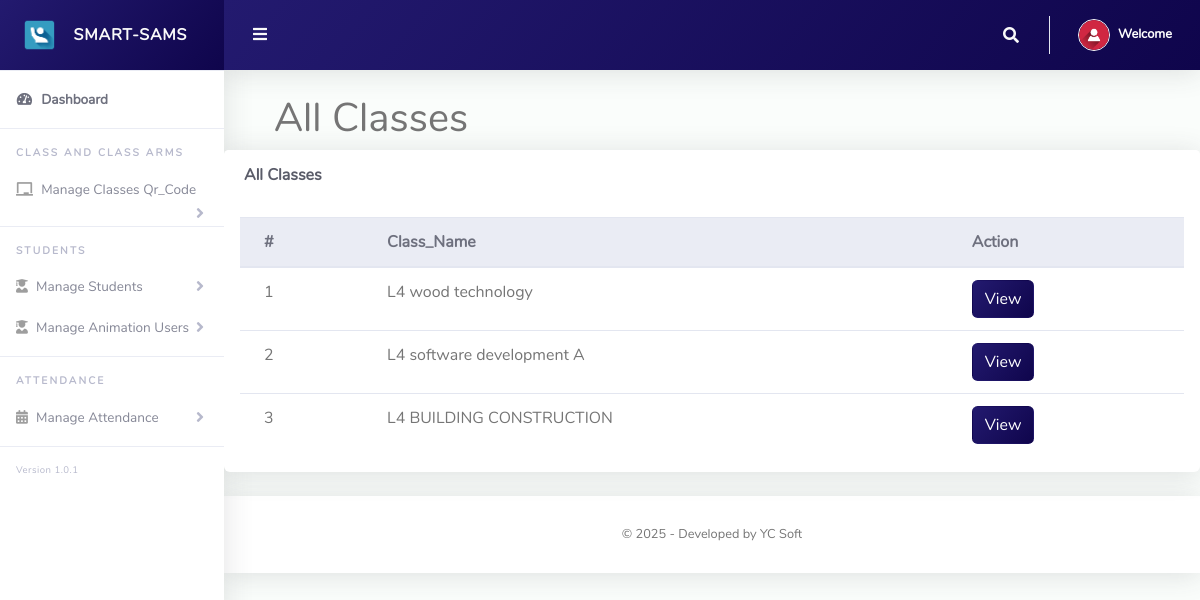
Page /Admin/view2.php (signed in) on the committed database.
### tables this page shows
CREATE TABLE `tblclass` (
  `Id` int(10) NOT NULL,
  `level` varchar(255) NOT NULL,
  `className` varchar(255) NOT NULL,
  `totalStudents` int(255) NOT NULL,
  `boys` int(255) NOT NULL,
  `girls` int(255) NOT NULL,
  `school` varchar(255) NOT NULL
);

### Admin/view2.php (the view, shortened to what this page needs)
<?php
include '../Includes/dbcon.php';
?>
<!DOCTYPE html>
<html lang="en">
<head>
  <link href="../vendor/fontawesome-free/css/all.min.css" rel="stylesheet" type="text/css">
  <link href="../vendor/bootstrap/css/bootstrap.min.css" rel="stylesheet" type="text/css">
  <link href="css/ruang-admin.min.css" rel="stylesheet">
</head>
<body id="page-top">
  <div id="wrapper">
      <?php include "Includes/sidebar.php";?>
    <div id="content-wrapper" class="d-flex flex-column">
      <div id="content">
       <?php include "Includes/topbar.php";?>
<div class="cont">
  <h1 style="margin-left: 50px;">All Classes</h1>
              <div class="row">
              <div class="col-lg-12">
              <div class="card mb-4">
                <div class="card-header py-3 d-flex flex-row align-items-center justify-content-between">
                  <h6 class="m-0 font-weight-bold text-dark">All Classes</h6>
                </div>
                <div class="tabl-responsive p-3">
                  <table class="table align-items-center table-flush table-hover" id="dataTableHover">
                    <thead class="thead-light">
                      <tr>
                        <th>#</th>
                        <th>Class_Name</th>
                        <th>Action</th>
                      </tr>
                    </thead>
  <?php
  $sql = "SELECT * FROM tblclass WHERE school='$s'";
  $rs = $conn->query($sql);
  $num = $rs->num_rows;
  $sn=0;
  if($num > 0)
  {
    while ($rows = $rs->fetch_assoc())
      {
         $sn = $sn + 1;
        echo"
          <tr>
            <td>".$sn."</td>
            <td>".$rows['className']."</td>
            <td><a href='view.php?Id=".$rows['Id']."' class='btn btn asa'>View</a></button>
            </td>
          </tr>";
      }
  }
  else
  {
       echo
       "<div class='alert alert-danger' role='alert'>
        No Record Found!
        </div>";
  }
  ?>
                  </table>
                </div>
              </div>
            </div>
            </div>
          </div>
       <?php include "Includes/footer.php";?>
    </div>
  </div>
</body>
</html>

### Admin/Includes/topbar.php (style rules this page uses)
.asa { color: white; background: linear-gradient(130deg, #231a6f, #0f054c); }

### rows in the picture
tblclass: className "L4 wood technology"
tblclass: className "L4 software development A"
tblclass: className "L4 BUILDING CONSTRUCTION"
